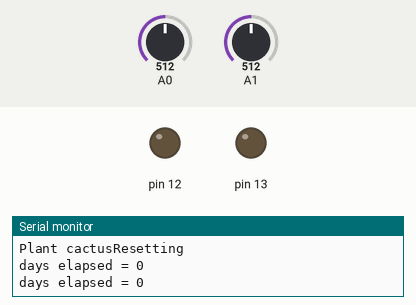
Simulated run of this sketch. Board: Arduino Uno, built with avr-gcc and run on an emulated ATmega328P. Parts: output pins drawn as LEDs (lit = HIGH), the last lines printed to the serial monitor. The test bench sets the inputs (shaded band); at power-on: A0 = 512, A1 = 512.

Above: at 1.8 s.
1.9 s: A0 set to 284
3.4 s: A0 set to 255
At 5.0 s:
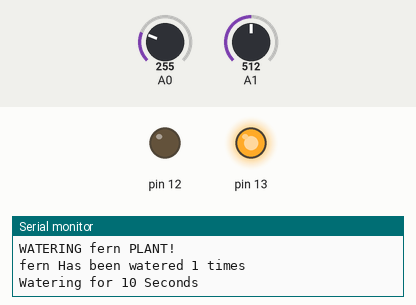
Timing chart, 0 to 6.5 s (numbered marks = the images above; inputs shaded):
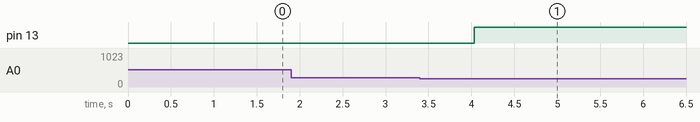

Measured:
- the behaviour switches between 270 and 269 on A0 (found by bisection; images 0 and 1)
- after the input at 3.4 s, pin 13: LOW → HIGH after 0.64 s

The sketch:

main.ino
```cpp
#include "src/objects/hw_peripherals/moisture_sensor.h"
#include "src/objects/plants/plant.h"
#include "src/objects/plants/plant_factory.h"
#include "src/objects/watering_manager.h"
#include "src/helpers/timing.h"
#include "src/objects/hw_peripherals/motor.h"
#include <vector>

WateringManager* wateringManager = NULL;

// Global Variables
unsigned long previousTime = 0; // Stores the last time we updated
uint16_t daysElapsed = 0; // Stores the number of days elapsed
uint16_t weeksElapsed = 0;

void setup() {
  Serial.begin(9600);

  wateringManager = new WateringManager();
  //Plant Name, PotSize, MoistureSensorPin, MotorPin
  wateringManager->addPlantSystem("fern", PotSize::Medium, A0, 13);
  wateringManager->addPlantSystem("cactus", PotSize::Medium, A1, 12);
  //wateringManager->addPlantSystem("basil", A2, 11);

}

void loop() {

  // Call getTimeAndUpdateDaysElapsed to update time and count days
  getTimeAndUpdateDaysElapsed(previousTime, daysElapsed);

  // Check if a week has elapsed.
  if (weekElapsed(daysElapsed)) {
    weeksElapsed++;
    //Reset watering period
    wateringManager->printWeeklyResults(weeksElapsed);
    wateringManager->resetPlants();
  }
  else
  {
    Serial.println("days elapsed = " + String(daysElapsed));
  }

  //wateringManager->printPlantSystemsInfo();
  wateringManager->gatherSensorData();
  wateringManager->waterPlantsIfNeeded();

  delay(1000);
}
```

timing.cpp
```cpp
#include "timing.h"

void getTimeAndUpdateDaysElapsed(unsigned long &previousTime, uint16_t &daysElapsed)
{
  unsigned long currentTime = millis();
  unsigned long elapsedTime = currentTime - previousTime;
  //Serial.println("Minutes Elapsed = " + String(msToMinutes(elapsedTime)));
  // Days elapsed counter
  if (elapsedTime >= ONE_DAY_MS)
  {
    previousTime = currentTime - (elapsedTime - ONE_DAY_MS);
    daysElapsed++;
  }
}

bool weekElapsed(uint16_t &daysElapsed) {
  if (daysElapsed >= DAYS_IN_A_WEEK) {
     // Reset the days elapsed to start counting a new period
    daysElapsed = 0;
    return true; // One week has elapsed
  }
  return false; // Less than one week has passed
}
```

timing.h
```cpp
#ifndef TIMING_H
#define TIMING_H
#include "Arduino.h"
#include <cstdint>

#define MILLIS_TO_SECONDS 1000
#define MILLIS_TO_MINUTES MILLIS_TO_SECONDS / 60

#define ONE_MINUTE_MS 60000
#define ONE_DAY_MS 5000//86400000

#define DAYS_IN_A_WEEK 7

void getTimeAndUpdateDaysElapsed(unsigned long &previousTime, uint16_t &daysElapsed);

bool weekElapsed(uint16_t &daysElapsed);

#endif
```

wateringEquations.cpp
```cpp
#include "wateringEquations.h"

#define FIVE_SECONDS 5000ul
#define TEN_SECONDS 10000ul
#define FIFTEEN_SECONDS 15000ul

//Amount of time to water a plant
unsigned long getWaterTime(PotSize potSize)
{
  switch(potSize)
  {
    case PotSize::Small:
      return FIVE_SECONDS;
    case PotSize::Medium:
      return TEN_SECONDS;
    case PotSize::Large:
      return FIFTEEN_SECONDS;
  }
}
```

wateringEquations.h
```cpp
#ifndef WATERING_EQUATIONS_H
#define WATERING_EQUATIONS_H

#include "../objects/plants/plant_config.h"

unsigned long getWaterTime(PotSize potSize);

#endif
```

hw_peripheral_base.cpp
```cpp
#include "hw_peripheral_base.h"

HwPeripheralBase::HwPeripheralBase(uint8_t pin) : hwPin(pin){
}

HwPeripheralBase::~HwPeripheralBase(){

}

void HwPeripheralBase::setHwPin(uint8_t value){
  hwPin = value;
}
uint8_t HwPeripheralBase::getHwPin() const {
  return hwPin;
}
```

hw_peripheral_base.h
```cpp
#ifndef PERIPHERAL_BASE_H
#define PERIPHERAL_BASE_H

#include <stdint.h>

//Abstract Based HW Peripheral Class.
class HwPeripheralBase {       // The class
  public:
    HwPeripheralBase(uint8_t pin);
    virtual ~HwPeripheralBase();

    virtual void setHwPin(uint8_t pin); // Setter for hwPin
    virtual uint8_t getHwPin() const; // Getter for hwPin

  protected:
    uint8_t hwPin;
};


#endif
```

moisture_sensor.cpp
```cpp
#include "moisture_sensor.h"

MoistureSensor::MoistureSensor(uint8_t pin) : HwPeripheralBase(pin){
}

float MoistureSensor::getMeasuredValue() const{
  return analogRead(hwPin);
}
```

moisture_sensor.h
```cpp
#ifndef MOISTURE_SENSOR_H
#define MOISTURE_SENSOR_H

#include <stdint.h>
#include "Arduino.h"
#include "hw_peripheral_base.h"

class MoistureSensor : public HwPeripheralBase {
  public:
    MoistureSensor(uint8_t pin);
    float getMeasuredValue() const;

  private:
    float measuredValue;
};


#endif
```

motor.cpp
```cpp
#include "motor.h"

Motor::Motor(uint8_t pin) : HwPeripheralBase(pin){
  pinMode(hwPin, OUTPUT);
}

Motor::~Motor(){
  // Turn the motor off
  digitalWrite(hwPin, LOW);
}

void Motor::motor5s(){
  // Turn the motor off
  digitalWrite(hwPin, HIGH);
  delay(5000);
  digitalWrite(hwPin, LOW);
}

void Motor::turnOn()
{
  digitalWrite(hwPin, HIGH);
}

void Motor::turnOff()
{
  digitalWrite(hwPin, LOW);
}
```

motor.h
```cpp
#ifndef MOTOR_H
#define MOTOR_H

#include "hw_peripheral_base.h"
#include <stdint.h>
#include "Arduino.h"

class Motor : public HwPeripheralBase {
  public:
    Motor(uint8_t pin);
    ~Motor();

    void motor5s();

    void turnOn();

    void turnOff();

};


#endif
```

plant.cpp
```cpp
#include "plant.h"
#include "Arduino.h"

// Constructor - Initialize Variables
Plant::Plant(const std::string& plantName, PotSize potSize, PlantConfig& config) : name(plantName), potSize(potSize), cfg(config)
{
  reset();
}

Plant::~Plant(){

}

std::string Plant::getName() const {
  return name;
}

void Plant::setCurrentMoistureValue(float value){
  currentMoistureValue = value;
}
float Plant::getCurrentMoistureValue() const {
  return currentMoistureValue;
}

float Plant::getMoistureWateringPoint() const {
  return cfg.moistureWateringPoint;
}

uint16_t Plant::getMaxWaterWeekly() const {
  return cfg.maxWaterWeekly;
}

PotSize Plant::getPotSize() const {
  return potSize;
}


void Plant::plantWatered(){
  timesWatered++;
}

uint8_t Plant::getTimesWatered() const {
  return timesWatered;
}

void Plant::reset(){
  Serial.println("Plant " + String(name.c_str()) + "Resetting");
  timesWatered = 0;
}
```

plant.h
```cpp
#ifndef PLANT_H
#define PLANT_H

#include <cstdint>
#include "plant_config.h"
#include "Arduino.h"

//Plant object
class Plant {
  public:
    Plant(const std::string& plantName, PotSize potSize, PlantConfig& config);
    ~Plant();

    std::string getName() const;

    void setCurrentMoistureValue(float value); // Setter for currentMoistureValue
    float getCurrentMoistureValue() const; // Getter for currentMoistureValue

    float getMoistureWateringPoint() const; // Getter for moistureWateringPoint

    uint16_t getMaxWaterWeekly() const;

    PotSize getPotSize() const;


    //TODO: can simply do a getCfg()? Do i want this?


    void plantWatered(); // Setter for timesWatered
    uint8_t getTimesWatered() const; // Getter for timesWatered

    void reset(); //Reset Variables (after timeout)
  private:
    // Name of plant
    std::string name;

    //Cfg To be set on instantiation
    PlantConfig cfg;

    float currentMoistureValue;

    uint8_t timesWatered;  // Amount of times plant has been watered

    PotSize potSize;


};

#endif
```

plant_factory.cpp
```cpp
#include "plant_factory.h"

Plant* PlantFactory::createPlant(const std::string& plantName, PotSize potSize)
{
    auto it = plantConfigurations.find(plantName);
    if (it != plantConfigurations.end()) {
        return new Plant(plantName, potSize, it->second);
    } else {
        return NULL;
    }
}
```

plant_factory.h
```cpp
#ifndef PLANT_FACTORY_H
#define PLANT_FACTORY_H

#include "plant.h"
#include <string>
#include "Arduino.h"

class PlantFactory {
  public:
    //Static so it can be called directly, outside the class
    static Plant* createPlant(const std::string& plantName, PotSize potSize);
};


#endif
```

watering_manager.cpp
```cpp
#include "watering_manager.h"
#include "Arduino.h"

// Constructor - Initialize Variables
WateringManager::WateringManager(){
}

WateringManager::~WateringManager(){
  for(auto it = plantSystems.begin(); it != plantSystems.end(); ++it) {
    delete it->plant;
    it->plant = NULL;
  }
}

void WateringManager::printPlantSystemsInfo() const {
  int plantNum = 0;
  for(auto it = plantSystems.begin(); it != plantSystems.end(); ++it) {
    Serial.println("Plant " + String(plantNum));
    Serial.println((it->plant->getName()).c_str());
    Serial.println("MoistureWateringPoint = " + String(it->plant->getMoistureWateringPoint()));
    Serial.println("Moisture pin: " + String(it->moistureSensor.getHwPin()) + "measured_value = " + String(it->moistureSensor.getMeasuredValue()));

    Serial.println(it->motor.getHwPin());
    plantNum++;
  }
}

void WateringManager::gatherSensorData()
{
  for(auto it = plantSystems.begin(); it != plantSystems.end(); ++it) {
    it->plant->setCurrentMoistureValue(it->moistureSensor.getMeasuredValue());
  }
}

void WateringManager::waterPlantsIfNeeded()
{
  for(auto it = plantSystems.begin(); it != plantSystems.end(); ++it) {
    if(it->plant->getMoistureWateringPoint() > it->plant->getCurrentMoistureValue())
    {
      if (it->plant->getTimesWatered() < it->plant->getMaxWaterWeekly())
      {
        Serial.println("WATERING " + String((it->plant->getName()).c_str()) + " PLANT!");
        it->plant->plantWatered();
        Serial.println(String((it->plant->getName()).c_str()) + " Has been watered " + String(it->plant->getTimesWatered()) + " times");

        unsigned long wateringTime = getWaterTime(it->plant->getPotSize());
        Serial.println("Watering for " + String(wateringTime/1000) + " Seconds");
        it->motor.turnOn();

        //Delay = blocking function w/ weight sensor
        delay(wateringTime);
        it->motor.turnOff();
      }
      else
      {
        Serial.println("Plant " + String((it->plant->getName()).c_str()) + " Watered TOO MANY TIMES!");
      }
    }
  }
}

void WateringManager::printWeeklyResults(uint16_t weeksElapsed)
{
  //todo Log output to sd card.
  Serial.println("------------- Week" + String(weeksElapsed+1)+ " Results -------------");
  for(auto it = plantSystems.begin(); it != plantSystems.end(); ++it) {
    Serial.println(String((it->plant->getName()).c_str()) + " Has been watered " + String(it->plant->getTimesWatered()) + " times.  MAX Water per week = " + String(it->plant->getMaxWaterWeekly()));
  }
  Serial.println("------------- -------------- -------------");
}

void WateringManager::resetPlants()
{
  Serial.println("RESETTING PLANTS");
  for(auto it = plantSystems.begin(); it != plantSystems.end(); ++it) {
    it->plant->reset();
  }
}

void WateringManager::addPlantSystem(const std::string& plantName, PotSize potSize, uint8_t moistureSensorPin, uint8_t motorPin)
{
  Plant* plant = PlantFactory::createPlant(plantName, potSize);
  if (plant==NULL)
  {
    Serial.println("Error Plant is NULL.  Plant name not found");
    return;
  }
  MoistureSensor moistureSensor = MoistureSensor(moistureSensorPin);
  Motor motor = Motor(motorPin);
  PlantSystem newPlantSystem = {plant, moistureSensor, motor};
  plantSystems.push_back(newPlantSystem);
}
```

watering_manager.h
```cpp
#ifndef WATERING_MANAGER_H
#define WATERING_MANAGER_H

#include "hw_peripherals/moisture_sensor.h"
#include "hw_peripherals/motor.h"
#include "plants/plant.h"
#include "plants/plant_factory.h"
#include "../helpers/wateringEquations.h"
#include <vector>

// Consists of everything that makes up a single plant system
struct  PlantSystem {
  Plant* plant;
  MoistureSensor moistureSensor;
  Motor motor;
};

class WateringManager {
  public:

    WateringManager();
    ~WateringManager();

    void addPlantSystem(const std::string& plantName, PotSize potSize, uint8_t moistureSensorPin, uint8_t motorPin);

    void printPlantSystemsInfo() const;

    void gatherSensorData();

    void waterPlantsIfNeeded();

    void printWeeklyResults(uint16_t weeksElapsed);

    void resetPlants();

  private:
  std::vector<PlantSystem> plantSystems;


};
#endif
```

plant_config.cpp
```cpp
#include "plant_config.h"
#include "Arduino.h"

#define FERN_MOISTURE_WATERING_POINT 270.0f
#define FERN_MAX_WATER_ONE_WEEK 5

#define CACTUS_MOISTURE_WATERING_POINT 280.5f
#define CACTUS_MAX_WATER_ONE_WEEK 2

#define BASIL_MOISTURE_WATERING_POINT 266.1f
#define BASIL_MAX_WATER_ONE_WEEK 4

// Save Plant Configurations in Memory
std::map<std::string, PlantConfig> plantConfigurations = {
    //Name, moistureWateringPoint, maxWaterWeekly
    {"fern", {FERN_MOISTURE_WATERING_POINT, FERN_MAX_WATER_ONE_WEEK}},
    {"cactus", {CACTUS_MOISTURE_WATERING_POINT, CACTUS_MAX_WATER_ONE_WEEK}},
    {"basil", {BASIL_MOISTURE_WATERING_POINT, BASIL_MAX_WATER_ONE_WEEK}},
};
```

plant_config.h
```cpp
#ifndef PLANT_CONFIG_H
#define PLANT_CONFIG_H

#include <map>

struct PlantConfig {
    float moistureWateringPoint;
    uint16_t maxWaterWeekly;
};

enum PotSize {
    Small,
    Medium,
    Large
};

// Declaration only
extern std::map<std::string, PlantConfig> plantConfigurations;

#endif
```
